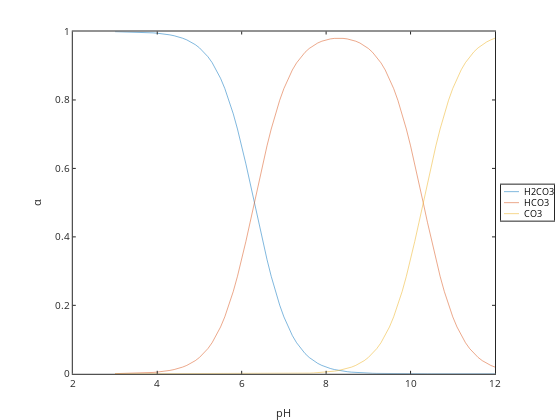

The notebook cell this image was saved under:
### Code cell
% graphing

graphics_toolkit ("plotly");

plot(pH,alphaH2CO3,pH,alphaHCO3,pH,alphaCO3)
legend('H2CO3','HCO3','CO3','location','eastoutside')

xlabel('pH'); ylabel('\alpha')

### Figure 1 — Plotly figure (JSON) as saved in the notebook; plotly's stock layout.template omitted (floating-point values rounded to 4 significant figures)
{"data": [{"line": {"color": "rgb(0,113,188)", "dash": "solid", "width": 0.5}, "marker": {"color": "rgb(0,113,188)", "line": {"color": "rgb(0,113,188)"}, "size": 6, "symbol": "none"}, "mode": "lines", "name": "H2CO3", "showlegend": true, "type": "scatter", "visibility": true, "x": [3, 3.1, 3.2, 3.3, 3.4, 3.5, 3.6, 3.7, 3.8, 3.9, 4, 4.1, 4.2, 4.3, 4.4, 4.5, 4.6, 4.7, 4.8, 4.9, 5, 5.1, 5.2, 5.3, 5.4, 5.5, 5.6, 5.7, 5.8, 5.9, 6, 6.1, 6.2, 6.3, 6.4, 6.5, 6.6, 6.7, 6.8, 6.9, 7, 7.1, 7.2, 7.3, 7.4, 7.5, 7.6, 7.7, 7.8, 7.9, 8, 8.1, 8.2, 8.3, 8.4, 8.5, 8.6, 8.7, 8.8, 8.9, 9, 9.1, 9.2, 9.3, 9.4, 9.5, 9.6, 9.7, 9.8, 9.9, 10, 10.1, 10.2, 10.3, 10.4, 10.5, 10.6, 10.7, 10.8, 10.9, 11, 11.1, 11.2, 11.3, 11.4, 11.5, 11.6, 11.7, 11.8, 11.9, 12], "xaxis": "x", "y": [0.9995, 0.9994, 0.9992, 0.999, 0.9987, 0.9984, 0.998, 0.9975, 0.9968, 0.996, 0.995, 0.9937, 0.9921, 0.9901, 0.9876, 0.9844, 0.9804, 0.9755, 0.9693, 0.9617, 0.9523, 0.9406, 0.9264, 0.9091, 0.8882, 0.8632, 0.8337, 0.7992, 0.7597, 0.7152, 0.6661, 0.6131, 0.5573, 0.5, 0.4427, 0.3868, 0.3338, 0.2847, 0.2402, 0.2007, 0.1663, 0.1367, 0.1117, 0.09083, 0.0735, 0.05926, 0.04764, 0.03819, 0.03056, 0.02441, 0.01947, 0.01551, 0.01234, 0.009804, 0.007783, 0.006173, 0.00489, 0.003868, 0.003056, 0.00241, 0.001896, 0.001489, 0.001165, 0.0009083, 0.000705, 0.0005443, 0.0004176, 0.0003181, 0.0002402, 0.0001796, 0.0001329, 9.717e-05, 7.016e-05, 5e-05, 3.516e-05, 2.441e-05, 1.673e-05, 1.134e-05, 7.597e-06, 5.043e-06, 3.319e-06, 2.168e-06, 1.408e-06, 9.091e-07, 5.845e-07, 3.745e-07, 2.392e-07, 1.524e-07, 9.693e-08, 6.155e-08, 3.903e-08], "yaxis": "y"}, {"line": {"color": "rgb(216,82,24)", "dash": "solid", "width": 0.5}, "marker": {"color": "rgb(216,82,24)", "line": {"color": "rgb(216,82,24)"}, "size": 6, "symbol": "none"}, "mode": "lines", "name": "HCO3", "showlegend": true, "type": "scatter", "visibility": true, "x": [3, 3.1, 3.2, 3.3, 3.4, 3.5, 3.6, 3.7, 3.8, 3.9, 4, 4.1, 4.2, 4.3, 4.4, 4.5, 4.6, 4.7, 4.8, 4.9, 5, 5.1, 5.2, 5.3, 5.4, 5.5, 5.6, 5.7, 5.8, 5.9, 6, 6.1, 6.2, 6.3, 6.4, 6.5, 6.6, 6.7, 6.8, 6.9, 7, 7.1, 7.2, 7.3, 7.4, 7.5, 7.6, 7.7, 7.8, 7.9, 8, 8.1, 8.2, 8.3, 8.4, 8.5, 8.6, 8.7, 8.8, 8.9, 9, 9.1, 9.2, 9.3, 9.4, 9.5, 9.6, 9.7, 9.8, 9.9, 10, 10.1, 10.2, 10.3, 10.4, 10.5, 10.6, 10.7, 10.8, 10.9, 11, 11.1, 11.2, 11.3, 11.4, 11.5, 11.6, 11.7, 11.8, 11.9, 12], "xaxis": "x", "y": [0.0005009, 0.0006306, 0.0007937, 0.000999, 0.001257, 0.001582, 0.001991, 0.002506, 0.003152, 0.003965, 0.004987, 0.00627, 0.007881, 0.009901, 0.01243, 0.0156, 0.01956, 0.0245, 0.03065, 0.03829, 0.04773, 0.05935, 0.07359, 0.09091, 0.1118, 0.1368, 0.1663, 0.2008, 0.2403, 0.2847, 0.3339, 0.3869, 0.4427, 0.5, 0.5573, 0.6131, 0.6661, 0.7151, 0.7596, 0.799, 0.8333, 0.8627, 0.8876, 0.9083, 0.9253, 0.9392, 0.9505, 0.9594, 0.9664, 0.9717, 0.9756, 0.9783, 0.9799, 0.9804, 0.9799, 0.9783, 0.9756, 0.9717, 0.9664, 0.9594, 0.9505, 0.9392, 0.9253, 0.9083, 0.8876, 0.8627, 0.8333, 0.799, 0.7596, 0.7151, 0.6661, 0.6131, 0.5573, 0.5, 0.4427, 0.3869, 0.3339, 0.2847, 0.2403, 0.2008, 0.1663, 0.1368, 0.1118, 0.09091, 0.07359, 0.05935, 0.04773, 0.03829, 0.03065, 0.0245, 0.01956], "yaxis": "y"}, {"line": {"color": "rgb(236,176,31)", "dash": "solid", "width": 0.5}, "marker": {"color": "rgb(236,176,31)", "line": {"color": "rgb(236,176,31)"}, "size": 6, "symbol": "none"}, "mode": "lines", "name": "CO3", "showlegend": true, "type": "scatter", "visibility": true, "x": [3, 3.1, 3.2, 3.3, 3.4, 3.5, 3.6, 3.7, 3.8, 3.9, 4, 4.1, 4.2, 4.3, 4.4, 4.5, 4.6, 4.7, 4.8, 4.9, 5, 5.1, 5.2, 5.3, 5.4, 5.5, 5.6, 5.7, 5.8, 5.9, 6, 6.1, 6.2, 6.3, 6.4, 6.5, 6.6, 6.7, 6.8, 6.9, 7, 7.1, 7.2, 7.3, 7.4, 7.5, 7.6, 7.7, 7.8, 7.9, 8, 8.1, 8.2, 8.3, 8.4, 8.5, 8.6, 8.7, 8.8, 8.9, 9, 9.1, 9.2, 9.3, 9.4, 9.5, 9.6, 9.7, 9.8, 9.9, 10, 10.1, 10.2, 10.3, 10.4, 10.5, 10.6, 10.7, 10.8, 10.9, 11, 11.1, 11.2, 11.3, 11.4, 11.5, 11.6, 11.7, 11.8, 11.9, 12], "xaxis": "x", "y": [2.511e-11, 3.979e-11, 6.305e-11, 9.99e-11, 1.583e-10, 2.508e-10, 3.973e-10, 6.294e-10, 9.968e-10, 1.579e-09, 2.499e-09, 3.956e-09, 6.26e-09, 9.901e-09, 1.565e-08, 2.473e-08, 3.903e-08, 6.155e-08, 9.693e-08, 1.524e-07, 2.392e-07, 3.745e-07, 5.845e-07, 9.091e-07, 1.408e-06, 2.168e-06, 3.319e-06, 5.043e-06, 7.597e-06, 1.134e-05, 1.673e-05, 2.441e-05, 3.516e-05, 5e-05, 7.016e-05, 9.717e-05, 0.0001329, 0.0001796, 0.0002402, 0.0003181, 0.0004176, 0.0005443, 0.000705, 0.0009083, 0.001165, 0.001489, 0.001896, 0.00241, 0.003056, 0.003868, 0.00489, 0.006173, 0.007783, 0.009804, 0.01234, 0.01551, 0.01947, 0.02441, 0.03056, 0.03819, 0.04764, 0.05926, 0.0735, 0.09083, 0.1117, 0.1367, 0.1663, 0.2007, 0.2402, 0.2847, 0.3338, 0.3868, 0.4427, 0.5, 0.5573, 0.6131, 0.6661, 0.7152, 0.7597, 0.7992, 0.8337, 0.8632, 0.8882, 0.9091, 0.9264, 0.9406, 0.9523, 0.9617, 0.9693, 0.9755, 0.9804], "yaxis": "y"}, {"hoverinfo": "none", "line": {"color": "rgb(0,113,188)", "dash": "solid", "width": 0.5}, "marker": {"color": "rgb(0,113,188)", "line": {"color": "rgb(0,113,188)"}, "size": 6, "symbol": "none"}, "mode": "lines", "name": "", "showlegend": false, "type": "scatter", "visibility": true, "x": [3, 18], "xaxis": "x2", "y": [7, 7], "yaxis": "y2"}, {"hoverinfo": "none", "line": {"color": "rgb(216,82,24)", "dash": "solid", "width": 0.5}, "marker": {"color": "rgb(216,82,24)", "line": {"color": "rgb(216,82,24)"}, "size": 6, "symbol": "none"}, "mode": "lines", "name": "", "showlegend": false, "type": "scatter", "visibility": true, "x": [3, 18], "xaxis": "x2", "y": [18, 18], "yaxis": "y2"}, {"hoverinfo": "none", "line": {"color": "rgb(236,176,31)", "dash": "solid", "width": 0.5}, "marker": {"color": "rgb(236,176,31)", "line": {"color": "rgb(236,176,31)"}, "size": 6, "symbol": "none"}, "mode": "lines", "name": "", "showlegend": false, "type": "scatter", "visibility": true, "x": [3, 18], "xaxis": "x2", "y": [29, 29], "yaxis": "y2"}], "layout": {"annotations": [{"font": {"color": "rgb(0, 0, 0)", "size": 9}, "showarrow": false, "text": "H2CO3", "x": 21, "xanchor": "left", "xref": "x2", "y": 7, "yanchor": "middle", "yref": "y2"}, {"font": {"color": "rgb(0, 0, 0)", "size": 9}, "showarrow": false, "text": "HCO3", "x": 21, "xanchor": "left", "xref": "x2", "y": 18, "yanchor": "middle", "yref": "y2"}, {"font": {"color": "rgb(0, 0, 0)", "size": 9}, "showarrow": false, "text": "CO3", "x": 21, "xanchor": "left", "xref": "x2", "y": 29, "yanchor": "middle", "yref": "y2"}], "height": 420, "hovermode": "closest", "margin": {"b": 0, "l": 0, "r": 0, "t": 0}, "plot_bgcolor": "rgba(0, 0, 0, 0)", "showlegend": false, "width": 560, "xaxis": {"anchor": "y", "autorange": false, "domain": [0.13, 0.8839], "exponentformat": "none", "gridcolor": "rgba(38,38,38,0.15)", "gridwidth": 1, "linecolor": "rgb(38,38,38)", "linewidth": 1, "mirror": "ticks", "range": [2, 12], "showgrid": false, "showline": true, "side": "bottom", "spikedash": "solid", "spikemode": "across", "spikesides": false, "spikethickness": 1, "tickangle": 0, "tickcolor": "rgb(38,38,38)", "tickfont": {"color": "rgb(38,38,38)", "size": 10}, "ticklen": 3, "ticks": "inside", "ticktext": ["2", "4", "6", "8", "10", "12"], "tickvals": [2, 4, 6, 8, 10, 12], "title": {"font": {"color": "rgb(38,38,38)", "size": 11}, "text": "pH"}, "type": "linear", "visible": true, "zeroline": false}, "xaxis2": {"anchor": "y2", "autorange": false, "domain": [0.8946, 0.9893], "exponentformat": "none", "fixedrange": true, "gridcolor": "rgba(38,38,38,0.15)", "gridwidth": 1, "linecolor": "rgb(38,38,38)", "linewidth": 1, "mirror": true, "range": [0, 53], "showgrid": false, "showline": true, "showspikes": false, "side": "bottom", "spikedash": "solid", "spikemode": "across", "spikesides": false, "spikethickness": 1, "tickangle": 0, "tickcolor": "rgb(38,38,38)", "tickfont": {"color": "rgb(38,38,38)", "size": 9}, "ticklen": 3, "ticks": "", "ticktext": [], "tickvals": [], "title": {"font": {"color": "rgb(0, 0, 0)", "size": 9.9}, "text": ""}, "type": "linear", "visible": true, "zeroline": false}, "yaxis": {"anchor": "x", "autorange": false, "domain": [0.11, 0.925], "exponentformat": "none", "gridcolor": "rgba(38,38,38,0.15)", "gridwidth": 1, "linecolor": "rgb(38,38,38)", "linewidth": 1, "mirror": "ticks", "range": [0, 1], "showgrid": false, "showline": true, "side": "left", "spikedash": "solid", "spikemode": "across", "spikesides": false, "spikethickness": 1, "tickangle": 0, "tickcolor": "rgb(38,38,38)", "tickfont": {"color": "rgb(38,38,38)", "size": 10}, "ticklen": 3, "ticks": "inside", "ticktext": ["0", "0.2", "0.4", "0.6", "0.8", "1"], "tickvals": [0, 0.2, 0.4, 0.6, 0.8, 1], "title": {"font": {"color": "rgb(38,38,38)", "size": 11}, "text": "&#945;"}, "type": "linear", "visible": true, "zeroline": false}, "yaxis2": {"anchor": "x2", "autorange": false, "domain": [0.4746, 0.5604], "exponentformat": "none", "fixedrange": true, "gridcolor": "rgba(38,38,38,0.15)", "gridwidth": 1, "linecolor": "rgb(38,38,38)", "linewidth": 1, "mirror": true, "range": [36, 0], "showgrid": false, "showline": true, "showspikes": false, "side": "left", "spikedash": "solid", "spikemode": "across", "spikesides": false, "spikethickness": 1, "tickangle": 0, "tickcolor": "rgb(38,38,38)", "tickfont": {"color": "rgb(38,38,38)", "size": 9}, "ticklen": 3, "ticks": "", "ticktext": [], "tickvals": [], "title": {"font": {"color": "rgb(0, 0, 0)", "size": 9.9}, "text": ""}, "type": "linear", "visible": true, "zeroline": false}}}
